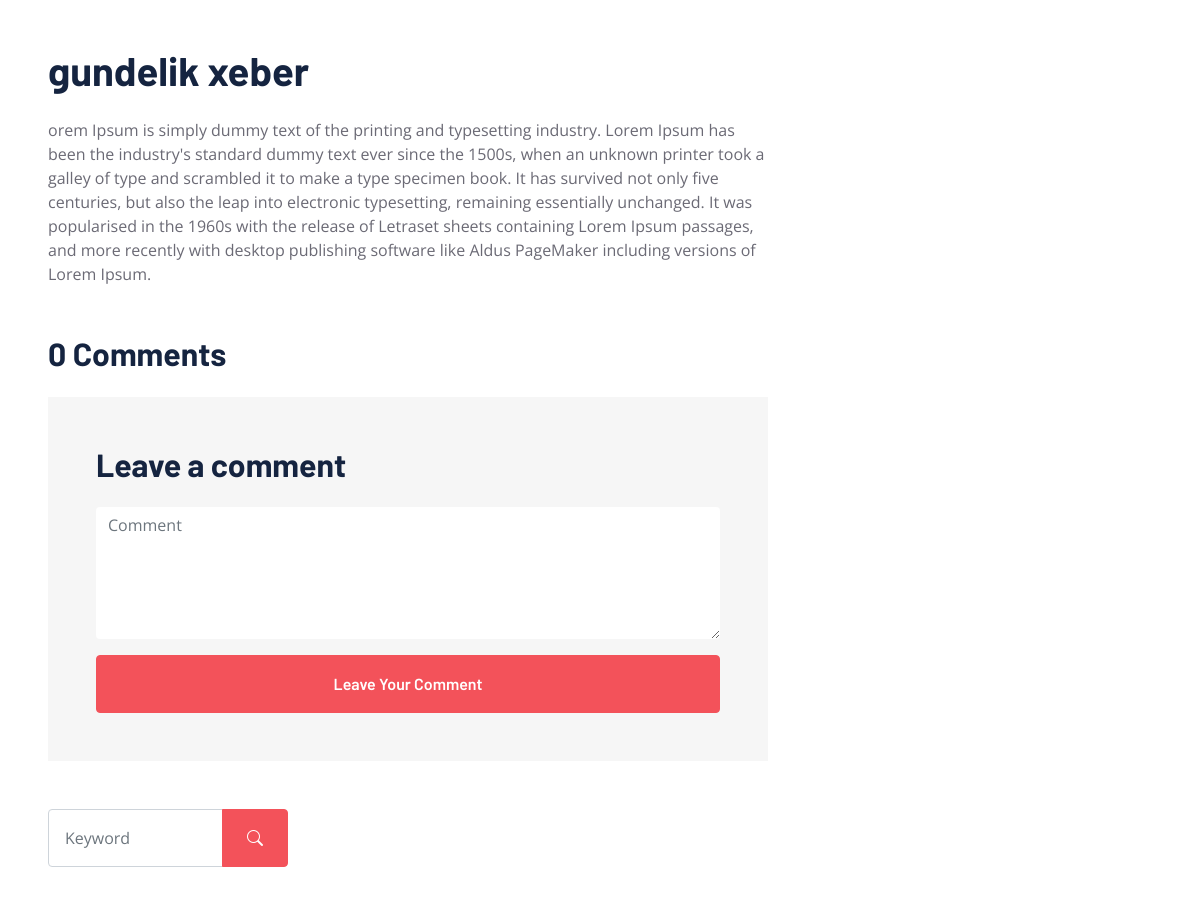
The app's page /blog/detail/cahMCRALwr (middle part), older data.
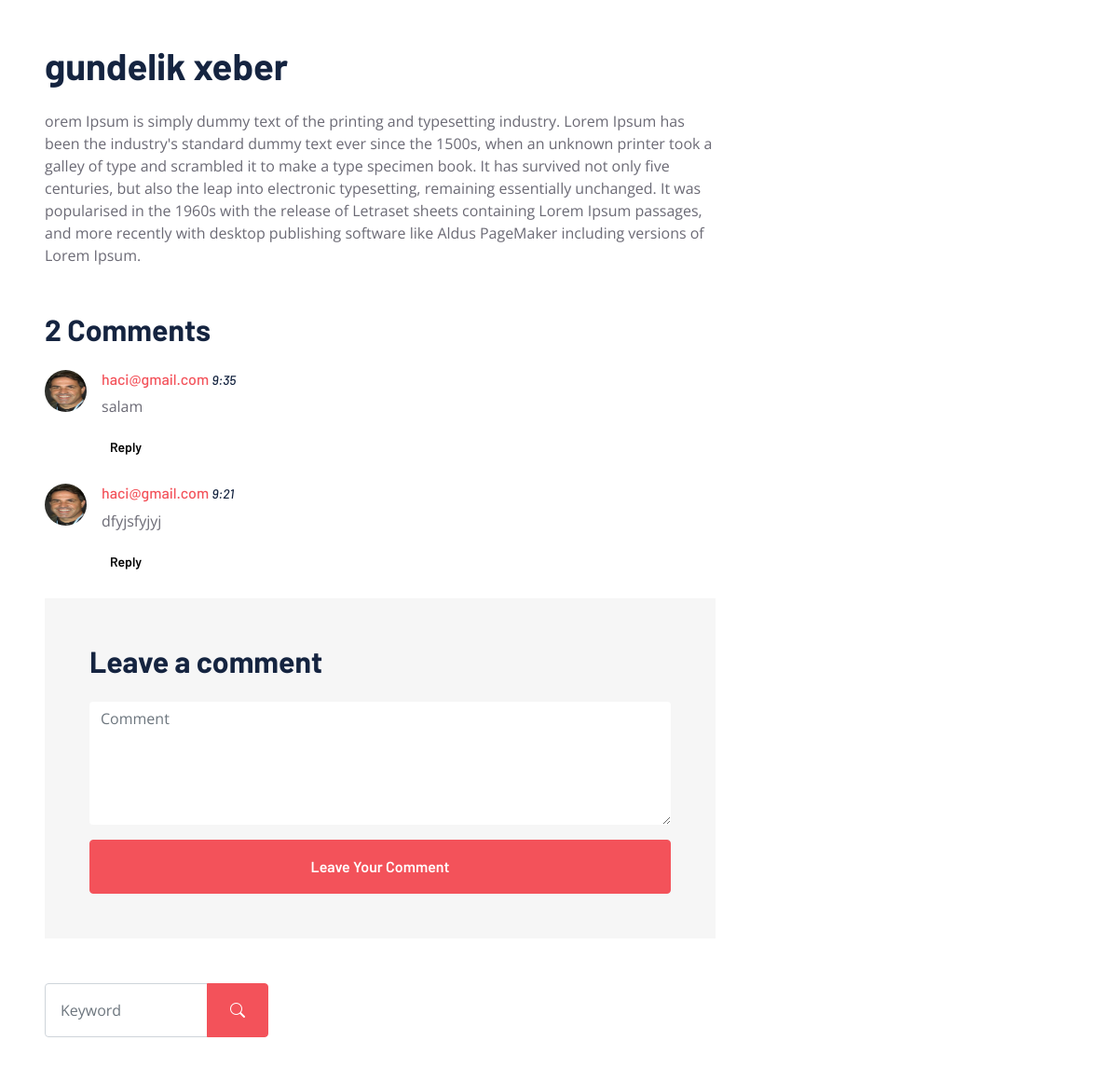
The same page, newer data.
### my_app/models.py (models this page shows, shortened)
class Comment(DateMixin, SlugMixin):
    text = models.TextField(verbose_name="User's comment")
    blog = models.ForeignKey(Blog, on_delete=models.SET_NULL, null=True, blank=True)
    user = models.ForeignKey(User, on_delete=models.SET_NULL, null=True, blank=True)
    class Meta:
        ordering = ("-created_at", )
        verbose_name = "Rey"
        verbose_name_plural = "Reyler"

### account/models.py (models this page shows, shortened)
class MyUser(AbstractBaseUser):
    email = models.EmailField(unique=True, max_length=120)
    name = models.CharField(max_length=40, verbose_name="Istifadəçi adi", blank=True, null=True)
    surname = models.CharField(max_length=40, verbose_name="Istifadəçi soyadi", blank=True, null=True)
    pp = models.ImageField(upload_to="accounts/", blank=True, null=True)
    age = models.CharField(max_length=255, verbose_name="Age")
    birthday = models.DateField(null=True, blank=True)
    gender = models.CharField(max_length=20, null=True, blank=True)
    phone = models.CharField(max_length=100, null=True, blank=True)
    slug = models.SlugField(unique=True)
    activation_code = models.CharField(max_length=50, unique=True, blank=True, null=True)
    password_reset_code = models.CharField(max_length=120, blank=True, null=True)
    created_at = models.DateTimeField(auto_now_add=True)
    is_active = models.BooleanField(default=True)
    is_staff = models.BooleanField(default=False)
    is_superuser = models.BooleanField(default=False)
    objects = MyUserManager()
    USERNAME_FIELD = 'email'
    class Meta:
        ordering = ['-created_at']
        verbose_name = 'MyUser'
        verbose_name_plural = 'MyUser'

### my_app/views.py (the view)
# urls.py: path('blog/detail/<slug>',blog_detail_view,name = 'blog_detail'),
def blog_detail_view(request,slug):
    blog = Blog.objects.get(slug=slug)
    comments = Comment.objects.filter(blog=blog) #comment
    if request.method == "POST":
        comment = request.POST.get("comment")
        my_obj = Comment.objects.create(
            text=comment, user=request.user, blog=blog
        )
        my_obj.save()
    context = {
    'blog':blog,
    "comments": comments
    }
    return render(request,'detail.html',context)

### templates/detail.html (shortened to what this page needs)
{% load static %}
<!DOCTYPE html>
<html lang="en">
<head>
    <link href="https://cdnjs.cloudflare.com/ajax/libs/font-awesome/5.10.0/css/all.min.css" rel="stylesheet">
    <link href="https://cdn.jsdelivr.net/npm/bootstrap-icons@1.4.1/font/bootstrap-icons.css" rel="stylesheet">
    <link href="{% static 'lib/owlcarousel/assets/owl.carousel.min.css' %}" rel="stylesheet">
    <link href="{% static 'css/bootstrap.min.css' %}" rel="stylesheet">
    <link href="{% static 'css/style.css' %}" rel="stylesheet">
</head>
<div>
    <div class="container-fluid py-6 px-5">
        <div class="row g-5">
            <div class="col-lg-8">
                <div class="mb-5">
                    <h1 class="mb-4">{{blog.title}}</h1>
                    {{blog.description}}
                </div>
                <div class="mb-5">
                    <h2 class="mb-4">{{comments.count}} Comments</h2>
                    {% for c in comments %}
                    <div class="d-flex mb-4">
                        <img src="{{c.user.pp.url}}" class="img-fluid rounded-circle" style="width: 45px; height: 45px;">
                        <div class="ps-3">
                            <h6><a href="">{{c.user.email}}</a> <small><i>{{c.created_at|date:'f'}}</i></small></h6>
                            <p>{{c.text}}</p>
                            <button class="btn btn-sm btn-light">Reply</button>
                        </div>
                    </div>
                    {% endfor %}
                <div class="bg-secondary p-5">
                    <h2 class="mb-4">Leave a comment</h2>
                    <form method="post">
                        <div class="row g-3">
                            <div class="col-12">
                                <textarea class="form-control bg-white border-0" rows="5" name="comment" placeholder="Comment"></textarea>
                            </div>
                            <div class="col-12">
                                <button class="btn btn-primary w-100 py-3" type="submit">Leave Your Comment</button>
                            </div>
                        </div>
                    </form>
                </div>
            </div>
            <div class="col-lg-4">
                <div class="mb-5">
                    <div class="input-group">
                        <input type="text" class="form-control p-3" placeholder="Keyword">
                        <button class="btn btn-primary px-4"><i class="bi bi-search"></i></button>
                    </div>
                </div>
            </div>
        </div>
    </div>
</body>
</html>

Row changes from the older to the newer data that the page shows:
added Comment: user.pp (picture), user.email "haci@gmail.com", created_at "9:35", text "salam"
added Comment: user.pp (picture), user.email "haci@gmail.com", created_at "9:21", text "dfyjsfyjyj"
Text that changed along with them:
{{ comments.count }}: "0" → "2"
